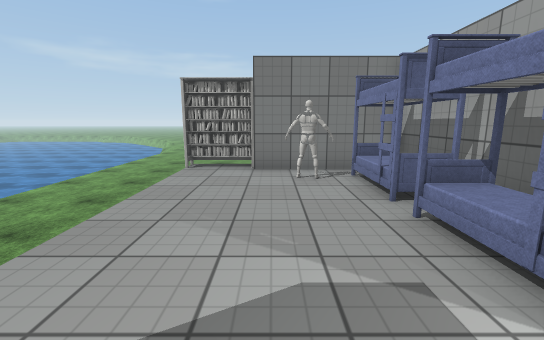
View 1 (above)

14 first-person views from a walk through a 3-D level made in the Unity game engine. The camera is 1.3 m above the floor, tilts 10° down and sees 90° across. The floor is counted in squares, 1 m on a side. Each view is taken from the middle of a square. On the plan, view 1 faces up. The plan holds only what a view shows up to about 13 squares ahead; the rest is blank. The place goes on beyond the plan. The player character is not drawn. Surface patterns are stand-ins for the level's own textures.

View 2
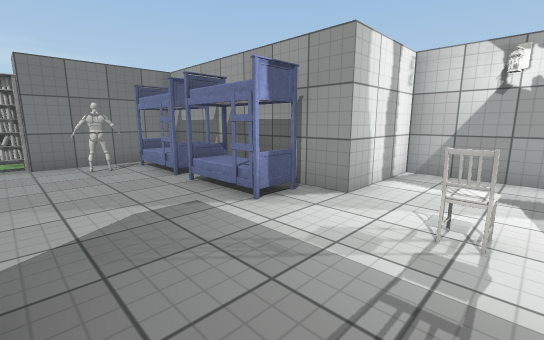

View 3
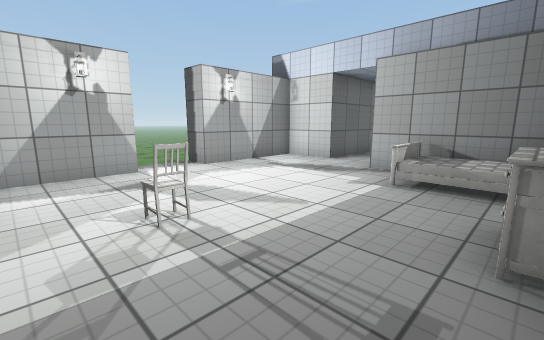

View 4
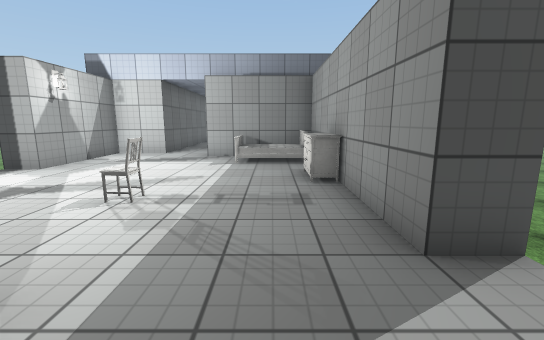

View 5
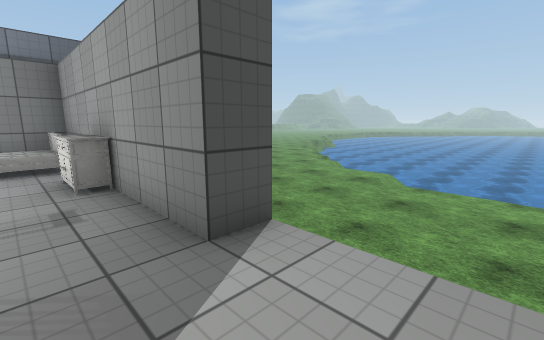

View 6
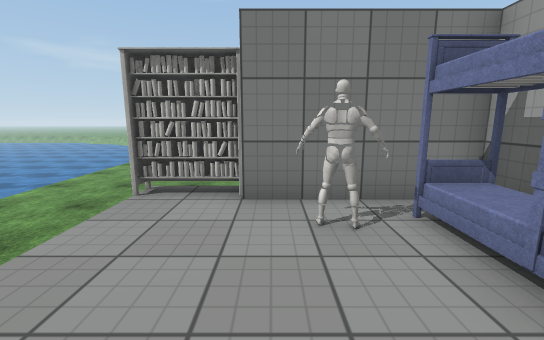

View 7
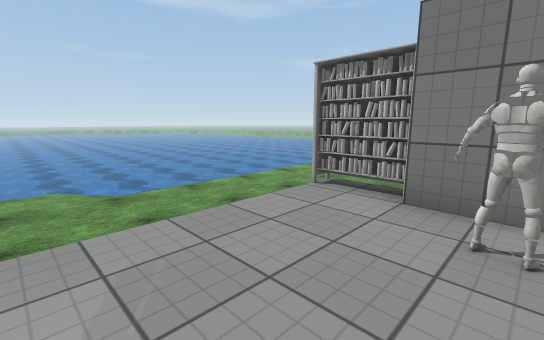

View 8
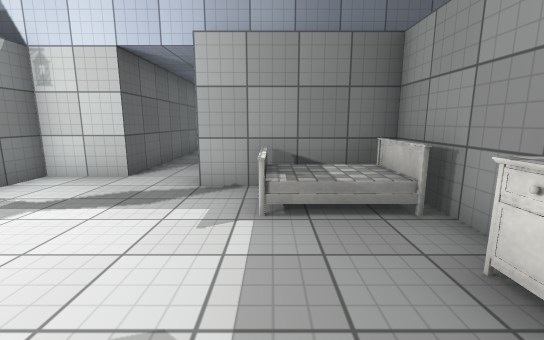

View 9
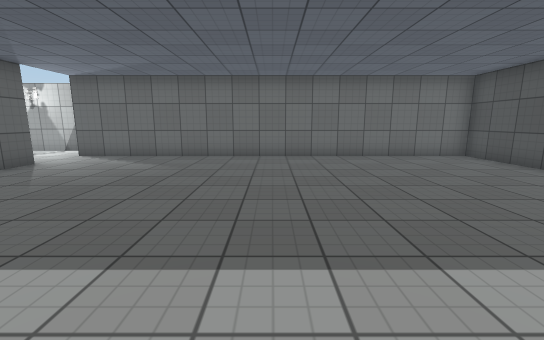

View 10
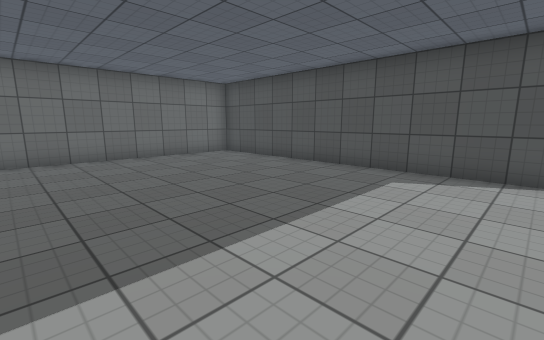

View 11
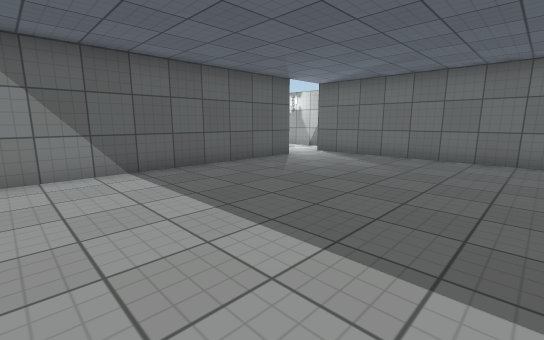

View 12
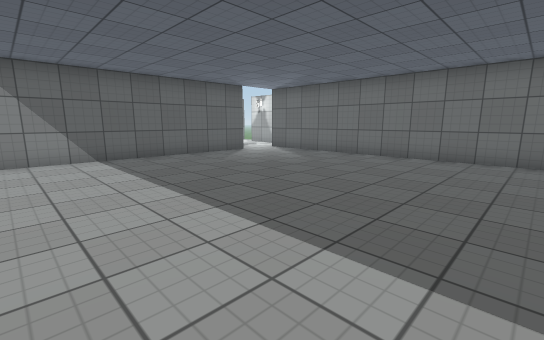

View 13
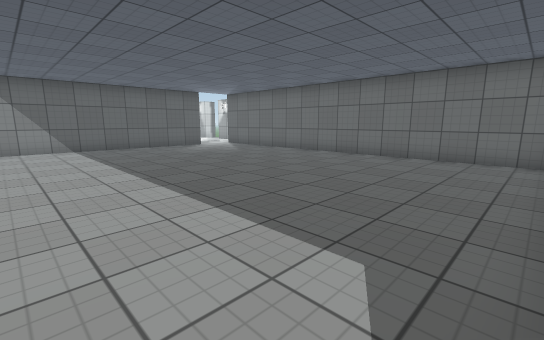

View 14
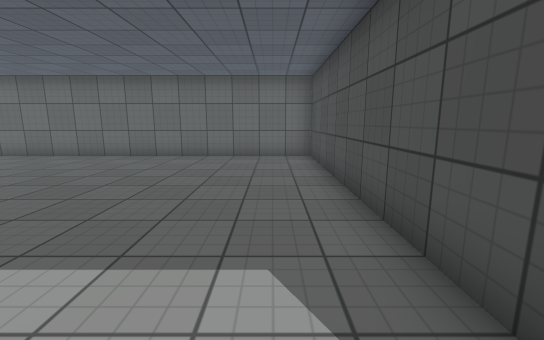

### Floor plan
Key: @ floor where view 1 was taken; # wall or solid block; . main floor; : floor 0.5 m higher than the main floor; v drop or lower ground; B bookshelf; E bed; R drawers; O other object.
Columns run from 7 left of view 1 to 7 right of it. Each row starts with its distance up from view 1.
  8 vvvv BB#####
  7 vvvv ..##EE#
  6 vvvv ...OEE#
  5 vvvv ....EE#
  4 vvvv ....EE#
  3 vvvv ....EE#
  2 vvvv ....EE#
  1 vvvvv....EE####
  0 vvvv #.@......#
 -1 vvvv #...O....#
 -2 vvv  #...O....#
 -3 vv   #R........
 -4 v    #R........
 -5      #........#
 -6      ##::.....#
 -7      ##:E.....#
 -8  #########....#
 -9  ...........###
-10  ...........#
-11  ...........#
-12  ...........#
-13  ...........#
-14  ...........#
-15  ...........#
-16  ...........#
-17  ...........#
-18  ...........#
-19  ...........#
-20  ...........#
-21  ...........#
-22  ...........#
-23  ...........#
-24  ###########

Where each view was taken, in squares from view 1:
view 1: 0 up, 0 right, facing up
view 2: 2 down, 1 left, facing up-right
view 3: 0 up, 1 left, facing down-right
view 4: 3 up, 0 right, facing down
view 5: 3 up, 0 right, facing down-left
view 6: 3 up, 0 right, facing up
view 7: 3 up, 1 right, facing up-left
view 8: 2 down, 1 right, facing down
view 9: 16 down, 6 left, facing right
view 10: 16 down, 6 left, facing down-right
view 11: 16 down, 6 left, facing up-right
view 12: 19 down, 6 left, facing up-right
view 13: 23 down, 6 left, facing up-right
view 14: 22 down, 6 left, facing right
